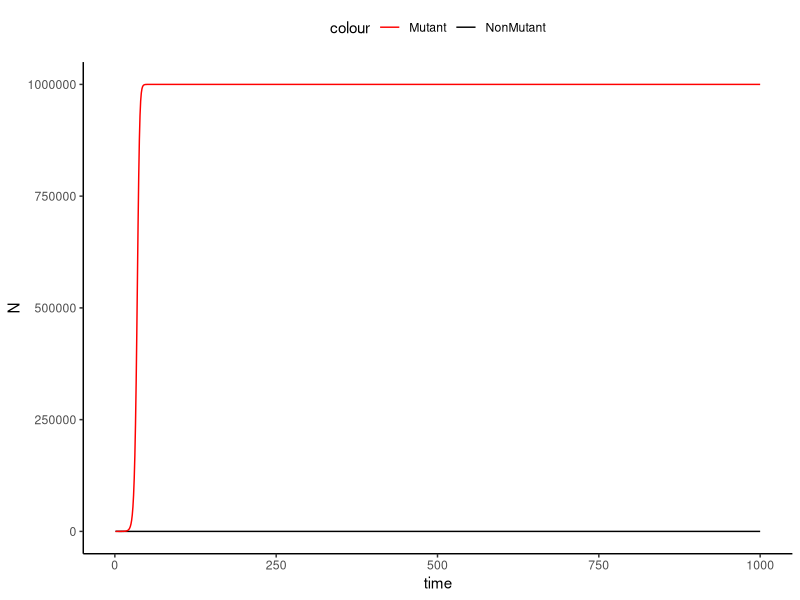

Recreate this plot in R.
# Exercise 10
# Cancer drug resistance growth model - Dynamic Modeling

# load packages
library(ggplot2)

#  variables
#starting point
N0=99
M0=1
# parameters: growth rate and limitations
rN = rM = 0.1
rN_drug = -0.1
rM_drug = 0.5
K=1000000
timesteps = 1000
treatment = T

# create vector to store N's and M's
Ns=numeric(length=timesteps)
Ns[1]=N0
Ms=numeric(length=timesteps)
Ms[1]=M0

#for loop
for(t in 1:(timesteps-1)){
  if (treatment == F){
      #normal population
      Ns[t+1] = Ns[t]+(rN*Ns[t]*((1-(Ns[t]+Ms[t])/K)))
      #mutant population
      Ms[t+1] = Ms[t]+(rM*Ms[t]*((1-(Ns[t]+Ms[t])/K)))
  }else if (treatment == T){
      #normal population
      Ns[t+1] = Ns[t]+(rN_drug*Ns[t]*(1-((Ns[t]+Ms[t])/K)))
      #mutant population
      Ms[t+1] = Ms[t]+(rM_drug*Ms[t]*(1-((Ns[t]+Ms[t])/K)))
  }
}

# plot simulation
simEvents<-data.frame(time=1:length(Ns),N=Ns,M=Ms)
ggplot(data=simEvents)+
  geom_line(aes(x=time,y=N,colour="NonMutant"))+
  geom_line(aes(x=time,y=M,colour="Mutant"))+
  theme_classic()+
  theme(legend.position="top")+
  scale_colour_manual(values=c("NonMutant"="black", "Mutant"="red"))
